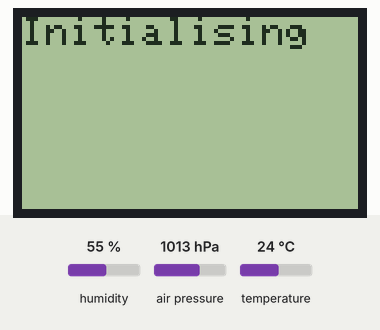
A program run on a simulated ESP8266 (NodeMCU). Parts: 84×48 one-colour display. The test bench sets the inputs (shaded band); at power-on: air pressure 1013 hPa, humidity 55 %, temperature 24 °C. What the program prints to the serial monitor is not drawn.

Above: at 0.1 s.
At 10.8 s:
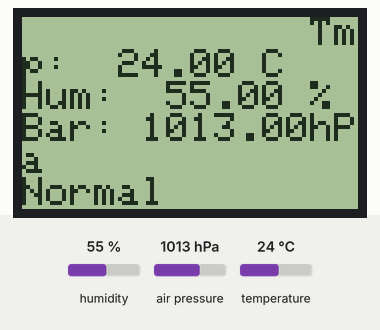
10.9 s: air pressure set to 952 hPa
At 21.2 s:
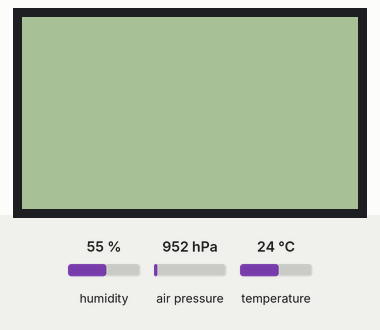
Timing chart, 0 to 22.7 s (numbered marks = the images above; inputs shaded):
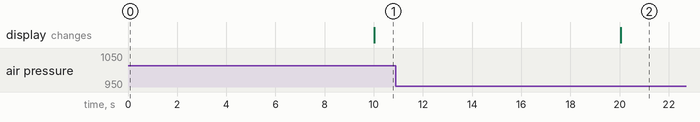

The program:

main.cpp
```cpp
#include <Arduino.h>
#include <Wire.h>
#include <Adafruit_BME280.h>
#include <Adafruit_PCD8544.h>

Adafruit_BME280 bme;
Adafruit_PCD8544 display = Adafruit_PCD8544(D4, D3, D2, D1, D0);

unsigned long delayInterval = 10000;
unsigned long previousMillis = 0;

void displayDataLCD()
{
  // Reading data from sensor and displaying data on the LCD

  float temp = bme.readTemperature();
  float humidity = bme.readHumidity();
  float pressure = (bme.readPressure() / 100);

  display.clearDisplay();
  display.println("Tmp:  " + String(temp) + " C");
  display.println("Hum:  " + String(humidity) + " %");
  display.println("Bar: " + String(pressure) + "hPa");

  if (pressure > 1014)
  {
    display.println("High");
  }
  else if (pressure < 1014 and pressure > 1012)
  {
    display.println("Normal");
  }
  else if (pressure < 1012)
  {
    display.println("Low");
  }

  display.display();
}

void displayDataSerial()
{
  float temp = bme.readTemperature();
  float humidity = bme.readHumidity();
  float pressure = (bme.readPressure() / 100);

  Serial.println("Tmp: " + String(temp) + " C");
  Serial.println("Hum: " + String(humidity) + " %");
  Serial.println("Bar: " + String(pressure) + "hPa");
}

void setup()
{
  Wire.begin(D6, D5); // Initialising I2C on digital pins D6 and D5

  Serial.begin(115200); // Starting serial monitor communication
  display.begin();      // Starting Nokia 5110 Display
  bme.begin(0x76);      // Starting BME280 Sensor

  display.clearDisplay();
  display.setTextColor(BLACK, WHITE);
  display.setContrast(5);
  display.setTextSize(1);
  display.setCursor(0, 0);

  display.print("Initialising");
  display.display();

  Serial.print("Initialising . . .");
}

void loop()
{
  unsigned long currentMillis = millis();

  if (currentMillis - previousMillis >= delayInterval)
  {
    displayDataLCD();
    displayDataSerial();
    previousMillis = millis();
  }
}
```
